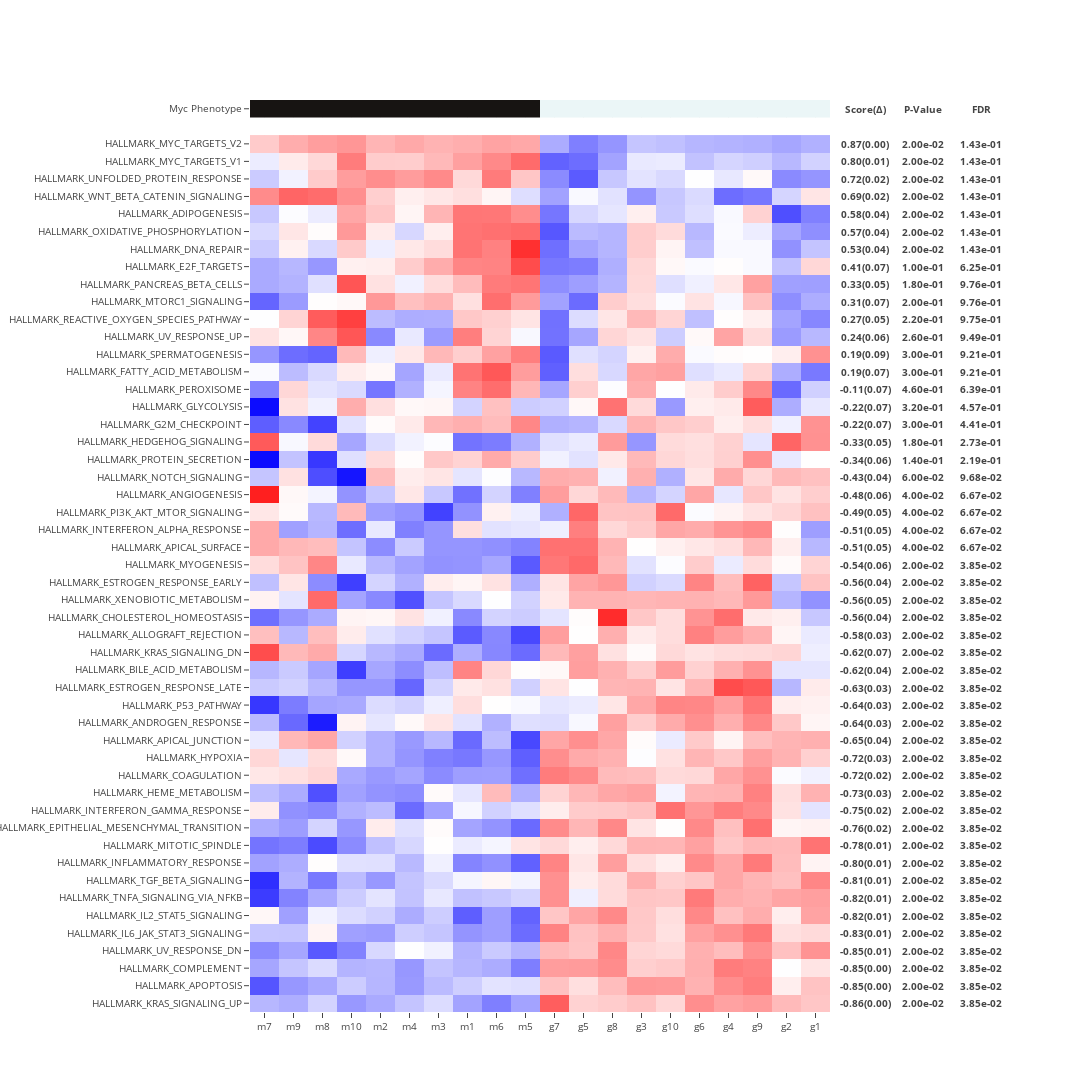

Notebook code for this chart:
### Markdown cell above
### Perform Differential Pathway Expression (DPE) Analysis

### Code cell
DPE_scores = ccal.make_match_panel(
    target = myc_phenotype.loc['Myc Phenotype',:],
    target_type = 'binary',
    target_ascending = False,
    data = pathway_exp,
    data_type = 'continuous',
    n_extreme = 50,
    n_permutation = 1,
    n_sampling = 50,
    plot_std = 3,
    score_ascending = False,
    title = ' ',
    layout_width = 1080, 
    row_height = 50, 
    layout_side_margin = 250, 
    annotation_font_size = 10,
    file_path_prefix = '../results/myc_phen_vs_pathways.html')

### Figure 1 — Plotly figure (JSON) as saved in the notebook; plotly's stock layout.template omitted (floating-point values rounded to 4 significant figures; data arrays with more than 128 entries replaced by an {"elided": "..."} marker saying what was removed)
{"data": [{"colorscale": [[0, "#ebf6f7"], [1, "#171412"]], "showscale": false, "text": [["m7", "m9", "m8", "m10", "m2", "m4", "m3", "m1", "m6", "m5", "g7", "g5", "g8", "g3", "g10", "g6", "g4", "g9", "g2", "g1"]], "type": "heatmap", "uid": "396c0bc5-36e7-45c1-bebf-9f1d35fdbd7c", "x": ["m7", "m9", "m8", "m10", "m2", "m4", "m3", "m1", "m6", "m5", "g7", "g5", "g8", "g3", "g10", "g6", "g4", "g9", "g2", "g1"], "y": ["Myc Phenotype"], "yaxis": "y2", "z": [[1, 1, 1, 1, 1, 1, 1, 1, 1, 1, 0, 0, 0, 0, 0, 0, 0, 0, 0, 0]]}, {"colorscale": {"elided": "256x2 mixed values"}, "showscale": false, "type": "heatmap", "uid": "c784e451-dd2a-4a5c-a51a-b018a004bdc5", "x": ["m7", "m9", "m8", "m10", "m2", "m4", "m3", "m1", "m6", "m5", "g7", "g5", "g8", "g3", "g10", "g6", "g4", "g9", "g2", "g1"], "y": ["HALLMARK_KRAS_SIGNALING_UP", "HALLMARK_APOPTOSIS", "HALLMARK_COMPLEMENT", "HALLMARK_UV_RESPONSE_DN", "HALLMARK_IL6_JAK_STAT3_SIGNALING", "HALLMARK_IL2_STAT5_SIGNALING", "HALLMARK_TNFA_SIGNALING_VIA_NFKB", "HALLMARK_TGF_BETA_SIGNALING", "HALLMARK_INFLAMMATORY_RESPONSE", "HALLMARK_MITOTIC_SPINDLE", "HALLMARK_EPITHELIAL_MESENCHYMAL_TRANSITION", "HALLMARK_INTERFERON_GAMMA_RESPONSE", "HALLMARK_HEME_METABOLISM", "HALLMARK_COAGULATION", "HALLMARK_HYPOXIA", "HALLMARK_APICAL_JUNCTION", "HALLMARK_ANDROGEN_RESPONSE", "HALLMARK_P53_PATHWAY", "HALLMARK_ESTROGEN_RESPONSE_LATE", "HALLMARK_BILE_ACID_METABOLISM", "HALLMARK_KRAS_SIGNALING_DN", "HALLMARK_ALLOGRAFT_REJECTION", "HALLMARK_CHOLESTEROL_HOMEOSTASIS", "HALLMARK_XENOBIOTIC_METABOLISM", "HALLMARK_ESTROGEN_RESPONSE_EARLY", "HALLMARK_MYOGENESIS", "HALLMARK_APICAL_SURFACE", "HALLMARK_INTERFERON_ALPHA_RESPONSE", "HALLMARK_PI3K_AKT_MTOR_SIGNALING", "HALLMARK_ANGIOGENESIS", "HALLMARK_NOTCH_SIGNALING", "HALLMARK_PROTEIN_SECRETION", "HALLMARK_HEDGEHOG_SIGNALING", "HALLMARK_G2M_CHECKPOINT", "HALLMARK_GLYCOLYSIS", "HALLMARK_PEROXISOME", "HALLMARK_FATTY_ACID_METABOLISM", "HALLMARK_SPERMATOGENESIS", "HALLMARK_UV_RESPONSE_UP", "HALLMARK_REACTIVE_OXYGEN_SPECIES_PATHWAY", "HALLMARK_MTORC1_SIGNALING", "HALLMARK_PANCREAS_BETA_CELLS", "HALLMARK_E2F_TARGETS", "HALLMARK_DNA_REPAIR", "HALLMARK_OXIDATIVE_PHOSPHORYLATION", "HALLMARK_ADIPOGENESIS", "HALLMARK_WNT_BETA_CATENIN_SIGNALING", "HALLMARK_UNFOLDED_PROTEIN_RESPONSE", "HALLMARK_MYC_TARGETS_V1", "HALLMARK_MYC_TARGETS_V2"], "yaxis": "y", "z": {"elided": "50x20 float values"}, "zmax": 3, "zmin": -3}], "layout": {"annotations": [{"font": {"size": 10}, "showarrow": false, "text": "<b>Score(Δ)</b>", "width": 64, "x": 1.002, "xanchor": "left", "xref": "paper", "y": 0.9904, "yanchor": "middle", "yref": "paper"}, {"font": {"size": 10}, "showarrow": false, "text": "<b>0.87(0.00)</b>", "width": 64, "x": 1.002, "xanchor": "left", "xref": "paper", "y": 0.9519, "yanchor": "middle", "yref": "paper"}, {"font": {"size": 10}, "showarrow": false, "text": "<b>0.80(0.01)</b>", "width": 64, "x": 1.002, "xanchor": "left", "xref": "paper", "y": 0.9327, "yanchor": "middle", "yref": "paper"}, {"font": {"size": 10}, "showarrow": false, "text": "<b>0.72(0.02)</b>", "width": 64, "x": 1.002, "xanchor": "left", "xref": "paper", "y": 0.9135, "yanchor": "middle", "yref": "paper"}, {"font": {"size": 10}, "showarrow": false, "text": "<b>0.69(0.02)</b>", "width": 64, "x": 1.002, "xanchor": "left", "xref": "paper", "y": 0.8942, "yanchor": "middle", "yref": "paper"}, {"font": {"size": 10}, "showarrow": false, "text": "<b>0.58(0.04)</b>", "width": 64, "x": 1.002, "xanchor": "left", "xref": "paper", "y": 0.875, "yanchor": "middle", "yref": "paper"}, {"font": {"size": 10}, "showarrow": false, "text": "<b>0.57(0.04)</b>", "width": 64, "x": 1.002, "xanchor": "left", "xref": "paper", "y": 0.8558, "yanchor": "middle", "yref": "paper"}, {"font": {"size": 10}, "showarrow": false, "text": "<b>0.53(0.04)</b>", "width": 64, "x": 1.002, "xanchor": "left", "xref": "paper", "y": 0.8365, "yanchor": "middle", "yref": "paper"}, {"font": {"size": 10}, "showarrow": false, "text": "<b>0.41(0.07)</b>", "width": 64, "x": 1.002, "xanchor": "left", "xref": "paper", "y": 0.8173, "yanchor": "middle", "yref": "paper"}, {"font": {"size": 10}, "showarrow": false, "text": "<b>0.33(0.05)</b>", "width": 64, "x": 1.002, "xanchor": "left", "xref": "paper", "y": 0.7981, "yanchor": "middle", "yref": "paper"}, {"font": {"size": 10}, "showarrow": false, "text": "<b>0.31(0.07)</b>", "width": 64, "x": 1.002, "xanchor": "left", "xref": "paper", "y": 0.7788, "yanchor": "middle", "yref": "paper"}, {"font": {"size": 10}, "showarrow": false, "text": "<b>0.27(0.05)</b>", "width": 64, "x": 1.002, "xanchor": "left", "xref": "paper", "y": 0.7596, "yanchor": "middle", "yref": "paper"}, {"font": {"size": 10}, "showarrow": false, "text": "<b>0.24(0.06)</b>", "width": 64, "x": 1.002, "xanchor": "left", "xref": "paper", "y": 0.7404, "yanchor": "middle", "yref": "paper"}, {"font": {"size": 10}, "showarrow": false, "text": "<b>0.19(0.09)</b>", "width": 64, "x": 1.002, "xanchor": "left", "xref": "paper", "y": 0.7212, "yanchor": "middle", "yref": "paper"}, {"font": {"size": 10}, "showarrow": false, "text": "<b>0.19(0.07)</b>", "width": 64, "x": 1.002, "xanchor": "left", "xref": "paper", "y": 0.7019, "yanchor": "middle", "yref": "paper"}, {"font": {"size": 10}, "showarrow": false, "text": "<b>-0.11(0.07)</b>", "width": 64, "x": 1.002, "xanchor": "left", "xref": "paper", "y": 0.6827, "yanchor": "middle", "yref": "paper"}, {"font": {"size": 10}, "showarrow": false, "text": "<b>-0.22(0.07)</b>", "width": 64, "x": 1.002, "xanchor": "left", "xref": "paper", "y": 0.6635, "yanchor": "middle", "yref": "paper"}, {"font": {"size": 10}, "showarrow": false, "text": "<b>-0.22(0.07)</b>", "width": 64, "x": 1.002, "xanchor": "left", "xref": "paper", "y": 0.6442, "yanchor": "middle", "yref": "paper"}, {"font": {"size": 10}, "showarrow": false, "text": "<b>-0.33(0.05)</b>", "width": 64, "x": 1.002, "xanchor": "left", "xref": "paper", "y": 0.625, "yanchor": "middle", "yref": "paper"}, {"font": {"size": 10}, "showarrow": false, "text": "<b>-0.34(0.06)</b>", "width": 64, "x": 1.002, "xanchor": "left", "xref": "paper", "y": 0.6058, "yanchor": "middle", "yref": "paper"}, {"font": {"size": 10}, "showarrow": false, "text": "<b>-0.43(0.04)</b>", "width": 64, "x": 1.002, "xanchor": "left", "xref": "paper", "y": 0.5865, "yanchor": "middle", "yref": "paper"}, {"font": {"size": 10}, "showarrow": false, "text": "<b>-0.48(0.06)</b>", "width": 64, "x": 1.002, "xanchor": "left", "xref": "paper", "y": 0.5673, "yanchor": "middle", "yref": "paper"}, {"font": {"size": 10}, "showarrow": false, "text": "<b>-0.49(0.05)</b>", "width": 64, "x": 1.002, "xanchor": "left", "xref": "paper", "y": 0.5481, "yanchor": "middle", "yref": "paper"}, {"font": {"size": 10}, "showarrow": false, "text": "<b>-0.51(0.05)</b>", "width": 64, "x": 1.002, "xanchor": "left", "xref": "paper", "y": 0.5288, "yanchor": "middle", "yref": "paper"}, {"font": {"size": 10}, "showarrow": false, "text": "<b>-0.51(0.05)</b>", "width": 64, "x": 1.002, "xanchor": "left", "xref": "paper", "y": 0.5096, "yanchor": "middle", "yref": "paper"}, {"font": {"size": 10}, "showarrow": false, "text": "<b>-0.54(0.06)</b>", "width": 64, "x": 1.002, "xanchor": "left", "xref": "paper", "y": 0.4904, "yanchor": "middle", "yref": "paper"}, {"font": {"size": 10}, "showarrow": false, "text": "<b>-0.56(0.04)</b>", "width": 64, "x": 1.002, "xanchor": "left", "xref": "paper", "y": 0.4712, "yanchor": "middle", "yref": "paper"}, {"font": {"size": 10}, "showarrow": false, "text": "<b>-0.56(0.05)</b>", "width": 64, "x": 1.002, "xanchor": "left", "xref": "paper", "y": 0.4519, "yanchor": "middle", "yref": "paper"}, {"font": {"size": 10}, "showarrow": false, "text": "<b>-0.56(0.04)</b>", "width": 64, "x": 1.002, "xanchor": "left", "xref": "paper", "y": 0.4327, "yanchor": "middle", "yref": "paper"}, {"font": {"size": 10}, "showarrow": false, "text": "<b>-0.58(0.03)</b>", "width": 64, "x": 1.002, "xanchor": "left", "xref": "paper", "y": 0.4135, "yanchor": "middle", "yref": "paper"}, {"font": {"size": 10}, "showarrow": false, "text": "<b>-0.62(0.07)</b>", "width": 64, "x": 1.002, "xanchor": "left", "xref": "paper", "y": 0.3942, "yanchor": "middle", "yref": "paper"}, {"font": {"size": 10}, "showarrow": false, "text": "<b>-0.62(0.04)</b>", "width": 64, "x": 1.002, "xanchor": "left", "xref": "paper", "y": 0.375, "yanchor": "middle", "yref": "paper"}, {"font": {"size": 10}, "showarrow": false, "text": "<b>-0.63(0.03)</b>", "width": 64, "x": 1.002, "xanchor": "left", "xref": "paper", "y": 0.3558, "yanchor": "middle", "yref": "paper"}, {"font": {"size": 10}, "showarrow": false, "text": "<b>-0.64(0.03)</b>", "width": 64, "x": 1.002, "xanchor": "left", "xref": "paper", "y": 0.3365, "yanchor": "middle", "yref": "paper"}, {"font": {"size": 10}, "showarrow": false, "text": "<b>-0.64(0.03)</b>", "width": 64, "x": 1.002, "xanchor": "left", "xref": "paper", "y": 0.3173, "yanchor": "middle", "yref": "paper"}, {"font": {"size": 10}, "showarrow": false, "text": "<b>-0.65(0.04)</b>", "width": 64, "x": 1.002, "xanchor": "left", "xref": "paper", "y": 0.2981, "yanchor": "middle", "yref": "paper"}, {"font": {"size": 10}, "showarrow": false, "text": "<b>-0.72(0.03)</b>", "width": 64, "x": 1.002, "xanchor": "left", "xref": "paper", "y": 0.2788, "yanchor": "middle", "yref": "paper"}, {"font": {"size": 10}, "showarrow": false, "text": "<b>-0.72(0.02)</b>", "width": 64, "x": 1.002, "xanchor": "left", "xref": "paper", "y": 0.2596, "yanchor": "middle", "yref": "paper"}, {"font": {"size": 10}, "showarrow": false, "text": "<b>-0.73(0.03)</b>", "width": 64, "x": 1.002, "xanchor": "left", "xref": "paper", "y": 0.2404, "yanchor": "middle", "yref": "paper"}, {"font": {"size": 10}, "showarrow": false, "text": "<b>-0.75(0.02)</b>", "width": 64, "x": 1.002, "xanchor": "left", "xref": "paper", "y": 0.2212, "yanchor": "middle", "yref": "paper"}, {"font": {"size": 10}, "showarrow": false, "text": "<b>-0.76(0.02)</b>", "width": 64, "x": 1.002, "xanchor": "left", "xref": "paper", "y": 0.2019, "yanchor": "middle", "yref": "paper"}, {"font": {"size": 10}, "showarrow": false, "text": "<b>-0.78(0.01)</b>", "width": 64, "x": 1.002, "xanchor": "left", "xref": "paper", "y": 0.1827, "yanchor": "middle", "yref": "paper"}, {"font": {"size": 10}, "showarrow": false, "text": "<b>-0.80(0.01)</b>", "width": 64, "x": 1.002, "xanchor": "left", "xref": "paper", "y": 0.1635, "yanchor": "middle", "yref": "paper"}, {"font": {"size": 10}, "showarrow": false, "text": "<b>-0.81(0.01)</b>", "width": 64, "x": 1.002, "xanchor": "left", "xref": "paper", "y": 0.1442, "yanchor": "middle", "yref": "paper"}, {"font": {"size": 10}, "showarrow": false, "text": "<b>-0.82(0.01)</b>", "width": 64, "x": 1.002, "xanchor": "left", "xref": "paper", "y": 0.125, "yanchor": "middle", "yref": "paper"}, {"font": {"size": 10}, "showarrow": false, "text": "<b>-0.82(0.01)</b>", "width": 64, "x": 1.002, "xanchor": "left", "xref": "paper", "y": 0.1058, "yanchor": "middle", "yref": "paper"}, {"font": {"size": 10}, "showarrow": false, "text": "<b>-0.83(0.01)</b>", "width": 64, "x": 1.002, "xanchor": "left", "xref": "paper", "y": 0.08654, "yanchor": "middle", "yref": "paper"}, {"font": {"size": 10}, "showarrow": false, "text": "<b>-0.85(0.01)</b>", "width": 64, "x": 1.002, "xanchor": "left", "xref": "paper", "y": 0.06731, "yanchor": "middle", "yref": "paper"}, {"font": {"size": 10}, "showarrow": false, "text": "<b>-0.85(0.00)</b>", "width": 64, "x": 1.002, "xanchor": "left", "xref": "paper", "y": 0.04808, "yanchor": "middle", "yref": "paper"}, {"font": {"size": 10}, "showarrow": false, "text": "<b>-0.85(0.00)</b>", "width": 64, "x": 1.002, "xanchor": "left", "xref": "paper", "y": 0.02885, "yanchor": "middle", "yref": "paper"}, {"font": {"size": 10}, "showarrow": false, "text": "<b>-0.86(0.00)</b>", "width": 64, "x": 1.002, "xanchor": "left", "xref": "paper", "y": 0.009615, "yanchor": "middle", "yref": "paper"}, {"font": {"size": 10}, "showarrow": false, "text": "<b>P-Value</b>", "width": 64, "x": 1.102, "xanchor": "left", "xref": "paper", "y": 0.9904, "yanchor": "middle", "yref": "paper"}, {"font": {"size": 10}, "showarrow": false, "text": "<b>2.00e-02</b>", "width": 64, "x": 1.102, "xanchor": "left", "xref": "paper", "y": 0.9519, "yanchor": "middle", "yref": "paper"}, {"font": {"size": 10}, "showarrow": false, "text": "<b>2.00e-02</b>", "width": 64, "x": 1.102, "xanchor": "left", "xref": "paper", "y": 0.9327, "yanchor": "middle", "yref": "paper"}, {"font": {"size": 10}, "showarrow": false, "text": "<b>2.00e-02</b>", "width": 64, "x": 1.102, "xanchor": "left", "xref": "paper", "y": 0.9135, "yanchor": "middle", "yref": "paper"}, {"font": {"size": 10}, "showarrow": false, "text": "<b>2.00e-02</b>", "width": 64, "x": 1.102, "xanchor": "left", "xref": "paper", "y": 0.8942, "yanchor": "middle", "yref": "paper"}, {"font": {"size": 10}, "showarrow": false, "text": "<b>2.00e-02</b>", "width": 64, "x": 1.102, "xanchor": "left", "xref": "paper", "y": 0.875, "yanchor": "middle", "yref": "paper"}, {"font": {"size": 10}, "showarrow": false, "text": "<b>2.00e-02</b>", "width": 64, "x": 1.102, "xanchor": "left", "xref": "paper", "y": 0.8558, "yanchor": "middle", "yref": "paper"}, {"font": {"size": 10}, "showarrow": false, "text": "<b>2.00e-02</b>", "width": 64, "x": 1.102, "xanchor": "left", "xref": "paper", "y": 0.8365, "yanchor": "middle", "yref": "paper"}, {"font": {"size": 10}, "showarrow": false, "text": "<b>1.00e-01</b>", "width": 64, "x": 1.102, "xanchor": "left", "xref": "paper", "y": 0.8173, "yanchor": "middle", "yref": "paper"}, {"font": {"size": 10}, "showarrow": false, "text": "<b>1.80e-01</b>", "width": 64, "x": 1.102, "xanchor": "left", "xref": "paper", "y": 0.7981, "yanchor": "middle", "yref": "paper"}, {"font": {"size": 10}, "showarrow": false, "text": "<b>2.00e-01</b>", "width": 64, "x": 1.102, "xanchor": "left", "xref": "paper", "y": 0.7788, "yanchor": "middle", "yref": "paper"}, {"font": {"size": 10}, "showarrow": false, "text": "<b>2.20e-01</b>", "width": 64, "x": 1.102, "xanchor": "left", "xref": "paper", "y": 0.7596, "yanchor": "middle", "yref": "paper"}, {"font": {"size": 10}, "showarrow": false, "text": "<b>2.60e-01</b>", "width": 64, "x": 1.102, "xanchor": "left", "xref": "paper", "y": 0.7404, "yanchor": "middle", "yref": "paper"}, {"font": {"size": 10}, "showarrow": false, "text": "<b>3.00e-01</b>", "width": 64, "x": 1.102, "xanchor": "left", "xref": "paper", "y": 0.7212, "yanchor": "middle", "yref": "paper"}, {"font": {"size": 10}, "showarrow": false, "text": "<b>3.00e-01</b>", "width": 64, "x": 1.102, "xanchor": "left", "xref": "paper", "y": 0.7019, "yanchor": "middle", "yref": "paper"}, {"font": {"size": 10}, "showarrow": false, "text": "<b>4.60e-01</b>", "width": 64, "x": 1.102, "xanchor": "left", "xref": "paper", "y": 0.6827, "yanchor": "middle", "yref": "paper"}, {"font": {"size": 10}, "showarrow": false, "text": "<b>3.20e-01</b>", "width": 64, "x": 1.102, "xanchor": "left", "xref": "paper", "y": 0.6635, "yanchor": "middle", "yref": "paper"}, {"font": {"size": 10}, "showarrow": false, "text": "<b>3.00e-01</b>", "width": 64, "x": 1.102, "xanchor": "left", "xref": "paper", "y": 0.6442, "yanchor": "middle", "yref": "paper"}, {"font": {"size": 10}, "showarrow": false, "text": "<b>1.80e-01</b>", "width": 64, "x": 1.102, "xanchor": "left", "xref": "paper", "y": 0.625, "yanchor": "middle", "yref": "paper"}, {"font": {"size": 10}, "showarrow": false, "text": "<b>1.40e-01</b>", "width": 64, "x": 1.102, "xanchor": "left", "xref": "paper", "y": 0.6058, "yanchor": "middle", "yref": "paper"}, {"font": {"size": 10}, "showarrow": false, "text": "<b>6.00e-02</b>", "width": 64, "x": 1.102, "xanchor": "left", "xref": "paper", "y": 0.5865, "yanchor": "middle", "yref": "paper"}, {"font": {"size": 10}, "showarrow": false, "text": "<b>4.00e-02</b>", "width": 64, "x": 1.102, "xanchor": "left", "xref": "paper", "y": 0.5673, "yanchor": "middle", "yref": "paper"}, {"font": {"size": 10}, "showarrow": false, "text": "<b>4.00e-02</b>", "width": 64, "x": 1.102, "xanchor": "left", "xref": "paper", "y": 0.5481, "yanchor": "middle", "yref": "paper"}, {"font": {"size": 10}, "showarrow": false, "text": "<b>4.00e-02</b>", "width": 64, "x": 1.102, "xanchor": "left", "xref": "paper", "y": 0.5288, "yanchor": "middle", "yref": "paper"}, {"font": {"size": 10}, "showarrow": false, "text": "<b>4.00e-02</b>", "width": 64, "x": 1.102, "xanchor": "left", "xref": "paper", "y": 0.5096, "yanchor": "middle", "yref": "paper"}, {"font": {"size": 10}, "showarrow": false, "text": "<b>2.00e-02</b>", "width": 64, "x": 1.102, "xanchor": "left", "xref": "paper", "y": 0.4904, "yanchor": "middle", "yref": "paper"}, {"font": {"size": 10}, "showarrow": false, "text": "<b>2.00e-02</b>", "width": 64, "x": 1.102, "xanchor": "left", "xref": "paper", "y": 0.4712, "yanchor": "middle", "yref": "paper"}, {"font": {"size": 10}, "showarrow": false, "text": "<b>2.00e-02</b>", "width": 64, "x": 1.102, "xanchor": "left", "xref": "paper", "y": 0.4519, "yanchor": "middle", "yref": "paper"}, {"font": {"size": 10}, "showarrow": false, "text": "<b>2.00e-02</b>", "width": 64, "x": 1.102, "xanchor": "left", "xref": "paper", "y": 0.4327, "yanchor": "middle", "yref": "paper"}, {"font": {"size": 10}, "showarrow": false, "text": "<b>2.00e-02</b>", "width": 64, "x": 1.102, "xanchor": "left", "xref": "paper", "y": 0.4135, "yanchor": "middle", "yref": "paper"}, {"font": {"size": 10}, "showarrow": false, "text": "<b>2.00e-02</b>", "width": 64, "x": 1.102, "xanchor": "left", "xref": "paper", "y": 0.3942, "yanchor": "middle", "yref": "paper"}, {"font": {"size": 10}, "showarrow": false, "text": "<b>2.00e-02</b>", "width": 64, "x": 1.102, "xanchor": "left", "xref": "paper", "y": 0.375, "yanchor": "middle", "yref": "paper"}, {"font": {"size": 10}, "showarrow": false, "text": "<b>2.00e-02</b>", "width": 64, "x": 1.102, "xanchor": "left", "xref": "paper", "y": 0.3558, "yanchor": "middle", "yref": "paper"}, {"font": {"size": 10}, "showarrow": false, "text": "<b>2.00e-02</b>", "width": 64, "x": 1.102, "xanchor": "left", "xref": "paper", "y": 0.3365, "yanchor": "middle", "yref": "paper"}, {"font": {"size": 10}, "showarrow": false, "text": "<b>2.00e-02</b>", "width": 64, "x": 1.102, "xanchor": "left", "xref": "paper", "y": 0.3173, "yanchor": "middle", "yref": "paper"}, {"font": {"size": 10}, "showarrow": false, "text": "<b>2.00e-02</b>", "width": 64, "x": 1.102, "xanchor": "left", "xref": "paper", "y": 0.2981, "yanchor": "middle", "yref": "paper"}, {"font": {"size": 10}, "showarrow": false, "text": "<b>2.00e-02</b>", "width": 64, "x": 1.102, "xanchor": "left", "xref": "paper", "y": 0.2788, "yanchor": "middle", "yref": "paper"}, {"font": {"size": 10}, "showarrow": false, "text": "<b>2.00e-02</b>", "width": 64, "x": 1.102, "xanchor": "left", "xref": "paper", "y": 0.2596, "yanchor": "middle", "yref": "paper"}, {"font": {"size": 10}, "showarrow": false, "text": "<b>2.00e-02</b>", "width": 64, "x": 1.102, "xanchor": "left", "xref": "paper", "y": 0.2404, "yanchor": "middle", "yref": "paper"}, {"font": {"size": 10}, "showarrow": false, "text": "<b>2.00e-02</b>", "width": 64, "x": 1.102, "xanchor": "left", "xref": "paper", "y": 0.2212, "yanchor": "middle", "yref": "paper"}, {"font": {"size": 10}, "showarrow": false, "text": "<b>2.00e-02</b>", "width": 64, "x": 1.102, "xanchor": "left", "xref": "paper", "y": 0.2019, "yanchor": "middle", "yref": "paper"}, {"font": {"size": 10}, "showarrow": false, "text": "<b>2.00e-02</b>", "width": 64, "x": 1.102, "xanchor": "left", "xref": "paper", "y": 0.1827, "yanchor": "middle", "yref": "paper"}, {"font": {"size": 10}, "showarrow": false, "text": "<b>2.00e-02</b>", "width": 64, "x": 1.102, "xanchor": "left", "xref": "paper", "y": 0.1635, "yanchor": "middle", "yref": "paper"}, {"font": {"size": 10}, "showarrow": false, "text": "<b>2.00e-02</b>", "width": 64, "x": 1.102, "xanchor": "left", "xref": "paper", "y": 0.1442, "yanchor": "middle", "yref": "paper"}, {"font": {"size": 10}, "showarrow": false, "text": "<b>2.00e-02</b>", "width": 64, "x": 1.102, "xanchor": "left", "xref": "paper", "y": 0.125, "yanchor": "middle", "yref": "paper"}, {"font": {"size": 10}, "showarrow": false, "text": "<b>2.00e-02</b>", "width": 64, "x": 1.102, "xanchor": "left", "xref": "paper", "y": 0.1058, "yanchor": "middle", "yref": "paper"}, {"font": {"size": 10}, "showarrow": false, "text": "<b>2.00e-02</b>", "width": 64, "x": 1.102, "xanchor": "left", "xref": "paper", "y": 0.08654, "yanchor": "middle", "yref": "paper"}, {"font": {"size": 10}, "showarrow": false, "text": "<b>2.00e-02</b>", "width": 64, "x": 1.102, "xanchor": "left", "xref": "paper", "y": 0.06731, "yanchor": "middle", "yref": "paper"}, {"font": {"size": 10}, "showarrow": false, "text": "<b>2.00e-02</b>", "width": 64, "x": 1.102, "xanchor": "left", "xref": "paper", "y": 0.04808, "yanchor": "middle", "yref": "paper"}, {"font": {"size": 10}, "showarrow": false, "text": "<b>2.00e-02</b>", "width": 64, "x": 1.102, "xanchor": "left", "xref": "paper", "y": 0.02885, "yanchor": "middle", "yref": "paper"}, {"font": {"size": 10}, "showarrow": false, "text": "<b>2.00e-02</b>", "width": 64, "x": 1.102, "xanchor": "left", "xref": "paper", "y": 0.009615, "yanchor": "middle", "yref": "paper"}, {"font": {"size": 10}, "showarrow": false, "text": "<b>FDR</b>", "width": 64, "x": 1.202, "xanchor": "left", "xref": "paper", "y": 0.9904, "yanchor": "middle", "yref": "paper"}, {"font": {"size": 10}, "showarrow": false, "text": "<b>1.43e-01</b>", "width": 64, "x": 1.202, "xanchor": "left", "xref": "paper", "y": 0.9519, "yanchor": "middle", "yref": "paper"}, {"font": {"size": 10}, "showarrow": false, "text": "<b>1.43e-01</b>", "width": 64, "x": 1.202, "xanchor": "left", "xref": "paper", "y": 0.9327, "yanchor": "middle", "yref": "paper"}, {"font": {"size": 10}, "showarrow": false, "text": "<b>1.43e-01</b>", "width": 64, "x": 1.202, "xanchor": "left", "xref": "paper", "y": 0.9135, "yanchor": "middle", "yref": "paper"}, {"font": {"size": 10}, "showarrow": false, "text": "<b>1.43e-01</b>", "width": 64, "x": 1.202, "xanchor": "left", "xref": "paper", "y": 0.8942, "yanchor": "middle", "yref": "paper"}, {"font": {"size": 10}, "showarrow": false, "text": "<b>1.43e-01</b>", "width": 64, "x": 1.202, "xanchor": "left", "xref": "paper", "y": 0.875, "yanchor": "middle", "yref": "paper"}, {"font": {"size": 10}, "showarrow": false, "text": "<b>1.43e-01</b>", "width": 64, "x": 1.202, "xanchor": "left", "xref": "paper", "y": 0.8558, "yanchor": "middle", "yref": "paper"}, {"font": {"size": 10}, "showarrow": false, "text": "<b>1.43e-01</b>", "width": 64, "x": 1.202, "xanchor": "left", "xref": "paper", "y": 0.8365, "yanchor": "middle", "yref": "paper"}, {"font": {"size": 10}, "showarrow": false, "text": "<b>6.25e-01</b>", "width": 64, "x": 1.202, "xanchor": "left", "xref": "paper", "y": 0.8173, "yanchor": "middle", "yref": "paper"}, {"font": {"size": 10}, "showarrow": false, "text": "<b>9.76e-01</b>", "width": 64, "x": 1.202, "xanchor": "left", "xref": "paper", "y": 0.7981, "yanchor": "middle", "yref": "paper"}, {"font": {"size": 10}, "showarrow": false, "text": "<b>9.76e-01</b>", "width": 64, "x": 1.202, "xanchor": "left", "xref": "paper", "y": 0.7788, "yanchor": "middle", "yref": "paper"}, {"font": {"size": 10}, "showarrow": false, "text": "<b>9.75e-01</b>", "width": 64, "x": 1.202, "xanchor": "left", "xref": "paper", "y": 0.7596, "yanchor": "middle", "yref": "paper"}, {"font": {"size": 10}, "showarrow": false, "text": "<b>9.49e-01</b>", "width": 64, "x": 1.202, "xanchor": "left", "xref": "paper", "y": 0.7404, "yanchor": "middle", "yref": "paper"}, {"font": {"size": 10}, "showarrow": false, "text": "<b>9.21e-01</b>", "width": 64, "x": 1.202, "xanchor": "left", "xref": "paper", "y": 0.7212, "yanchor": "middle", "yref": "paper"}, {"font": {"size": 10}, "showarrow": false, "text": "<b>9.21e-01</b>", "width": 64, "x": 1.202, "xanchor": "left", "xref": "paper", "y": 0.7019, "yanchor": "middle", "yref": "paper"}, {"font": {"size": 10}, "showarrow": false, "text": "<b>6.39e-01</b>", "width": 64, "x": 1.202, "xanchor": "left", "xref": "paper", "y": 0.6827, "yanchor": "middle", "yref": "paper"}, {"font": {"size": 10}, "showarrow": false, "text": "<b>4.57e-01</b>", "width": 64, "x": 1.202, "xanchor": "left", "xref": "paper", "y": 0.6635, "yanchor": "middle", "yref": "paper"}, {"font": {"size": 10}, "showarrow": false, "text": "<b>4.41e-01</b>", "width": 64, "x": 1.202, "xanchor": "left", "xref": "paper", "y": 0.6442, "yanchor": "middle", "yref": "paper"}, {"font": {"size": 10}, "showarrow": false, "text": "<b>2.73e-01</b>", "width": 64, "x": 1.202, "xanchor": "left", "xref": "paper", "y": 0.625, "yanchor": "middle", "yref": "paper"}, {"font": {"size": 10}, "showarrow": false, "text": "<b>2.19e-01</b>", "width": 64, "x": 1.202, "xanchor": "left", "xref": "paper", "y": 0.6058, "yanchor": "middle", "yref": "paper"}, {"font": {"size": 10}, "showarrow": false, "text": "<b>9.68e-02</b>", "width": 64, "x": 1.202, "xanchor": "left", "xref": "paper", "y": 0.5865, "yanchor": "middle", "yref": "paper"}, {"font": {"size": 10}, "showarrow": false, "text": "<b>6.67e-02</b>", "width": 64, "x": 1.202, "xanchor": "left", "xref": "paper", "y": 0.5673, "yanchor": "middle", "yref": "paper"}, {"font": {"size": 10}, "showarrow": false, "text": "<b>6.67e-02</b>", "width": 64, "x": 1.202, "xanchor": "left", "xref": "paper", "y": 0.5481, "yanchor": "middle", "yref": "paper"}, {"font": {"size": 10}, "showarrow": false, "text": "<b>6.67e-02</b>", "width": 64, "x": 1.202, "xanchor": "left", "xref": "paper", "y": 0.5288, "yanchor": "middle", "yref": "paper"}, {"font": {"size": 10}, "showarrow": false, "text": "<b>6.67e-02</b>", "width": 64, "x": 1.202, "xanchor": "left", "xref": "paper", "y": 0.5096, "yanchor": "middle", "yref": "paper"}, {"font": {"size": 10}, "showarrow": false, "text": "<b>3.85e-02</b>", "width": 64, "x": 1.202, "xanchor": "left", "xref": "paper", "y": 0.4904, "yanchor": "middle", "yref": "paper"}, {"font": {"size": 10}, "showarrow": false, "text": "<b>3.85e-02</b>", "width": 64, "x": 1.202, "xanchor": "left", "xref": "paper", "y": 0.4712, "yanchor": "middle", "yref": "paper"}, {"font": {"size": 10}, "showarrow": false, "text": "<b>3.85e-02</b>", "width": 64, "x": 1.202, "xanchor": "left", "xref": "paper", "y": 0.4519, "yanchor": "middle", "yref": "paper"}, {"font": {"size": 10}, "showarrow": false, "text": "<b>3.85e-02</b>", "width": 64, "x": 1.202, "xanchor": "left", "xref": "paper", "y": 0.4327, "yanchor": "middle", "yref": "paper"}, {"font": {"size": 10}, "showarrow": false, "text": "<b>3.85e-02</b>", "width": 64, "x": 1.202, "xanchor": "left", "xref": "paper", "y": 0.4135, "yanchor": "middle", "yref": "paper"}, {"font": {"size": 10}, "showarrow": false, "text": "<b>3.85e-02</b>", "width": 64, "x": 1.202, "xanchor": "left", "xref": "paper", "y": 0.3942, "yanchor": "middle", "yref": "paper"}, {"font": {"size": 10}, "showarrow": false, "text": "<b>3.85e-02</b>", "width": 64, "x": 1.202, "xanchor": "left", "xref": "paper", "y": 0.375, "yanchor": "middle", "yref": "paper"}, {"font": {"size": 10}, "showarrow": false, "text": "<b>3.85e-02</b>", "width": 64, "x": 1.202, "xanchor": "left", "xref": "paper", "y": 0.3558, "yanchor": "middle", "yref": "paper"}, {"font": {"size": 10}, "showarrow": false, "text": "<b>3.85e-02</b>", "width": 64, "x": 1.202, "xanchor": "left", "xref": "paper", "y": 0.3365, "yanchor": "middle", "yref": "paper"}, {"font": {"size": 10}, "showarrow": false, "text": "<b>3.85e-02</b>", "width": 64, "x": 1.202, "xanchor": "left", "xref": "paper", "y": 0.3173, "yanchor": "middle", "yref": "paper"}, {"font": {"size": 10}, "showarrow": false, "text": "<b>3.85e-02</b>", "width": 64, "x": 1.202, "xanchor": "left", "xref": "paper", "y": 0.2981, "yanchor": "middle", "yref": "paper"}, {"font": {"size": 10}, "showarrow": false, "text": "<b>3.85e-02</b>", "width": 64, "x": 1.202, "xanchor": "left", "xref": "paper", "y": 0.2788, "yanchor": "middle", "yref": "paper"}, {"font": {"size": 10}, "showarrow": false, "text": "<b>3.85e-02</b>", "width": 64, "x": 1.202, "xanchor": "left", "xref": "paper", "y": 0.2596, "yanchor": "middle", "yref": "paper"}, {"font": {"size": 10}, "showarrow": false, "text": "<b>3.85e-02</b>", "width": 64, "x": 1.202, "xanchor": "left", "xref": "paper", "y": 0.2404, "yanchor": "middle", "yref": "paper"}, {"font": {"size": 10}, "showarrow": false, "text": "<b>3.85e-02</b>", "width": 64, "x": 1.202, "xanchor": "left", "xref": "paper", "y": 0.2212, "yanchor": "middle", "yref": "paper"}, {"font": {"size": 10}, "showarrow": false, "text": "<b>3.85e-02</b>", "width": 64, "x": 1.202, "xanchor": "left", "xref": "paper", "y": 0.2019, "yanchor": "middle", "yref": "paper"}, {"font": {"size": 10}, "showarrow": false, "text": "<b>3.85e-02</b>", "width": 64, "x": 1.202, "xanchor": "left", "xref": "paper", "y": 0.1827, "yanchor": "middle", "yref": "paper"}, {"font": {"size": 10}, "showarrow": false, "text": "<b>3.85e-02</b>", "width": 64, "x": 1.202, "xanchor": "left", "xref": "paper", "y": 0.1635, "yanchor": "middle", "yref": "paper"}, {"font": {"size": 10}, "showarrow": false, "text": "<b>3.85e-02</b>", "width": 64, "x": 1.202, "xanchor": "left", "xref": "paper", "y": 0.1442, "yanchor": "middle", "yref": "paper"}, {"font": {"size": 10}, "showarrow": false, "text": "<b>3.85e-02</b>", "width": 64, "x": 1.202, "xanchor": "left", "xref": "paper", "y": 0.125, "yanchor": "middle", "yref": "paper"}, {"font": {"size": 10}, "showarrow": false, "text": "<b>3.85e-02</b>", "width": 64, "x": 1.202, "xanchor": "left", "xref": "paper", "y": 0.1058, "yanchor": "middle", "yref": "paper"}, {"font": {"size": 10}, "showarrow": false, "text": "<b>3.85e-02</b>", "width": 64, "x": 1.202, "xanchor": "left", "xref": "paper", "y": 0.08654, "yanchor": "middle", "yref": "paper"}, {"font": {"size": 10}, "showarrow": false, "text": "<b>3.85e-02</b>", "width": 64, "x": 1.202, "xanchor": "left", "xref": "paper", "y": 0.06731, "yanchor": "middle", "yref": "paper"}, {"font": {"size": 10}, "showarrow": false, "text": "<b>3.85e-02</b>", "width": 64, "x": 1.202, "xanchor": "left", "xref": "paper", "y": 0.04808, "yanchor": "middle", "yref": "paper"}, {"font": {"size": 10}, "showarrow": false, "text": "<b>3.85e-02</b>", "width": 64, "x": 1.202, "xanchor": "left", "xref": "paper", "y": 0.02885, "yanchor": "middle", "yref": "paper"}, {"font": {"size": 10}, "showarrow": false, "text": "<b>3.85e-02</b>", "width": 64, "x": 1.202, "xanchor": "left", "xref": "paper", "y": 0.009615, "yanchor": "middle", "yref": "paper"}], "height": 1180.0, "margin": {"l": 250, "r": 250}, "title": {"text": " "}, "width": 1080, "xaxis": {"anchor": "y", "tickfont": {"size": 10}}, "yaxis": {"domain": [0, 0.9615], "dtick": 1, "tickfont": {"size": 10}}, "yaxis2": {"domain": [0.9808, 1], "tickfont": {"size": 10}}}}
